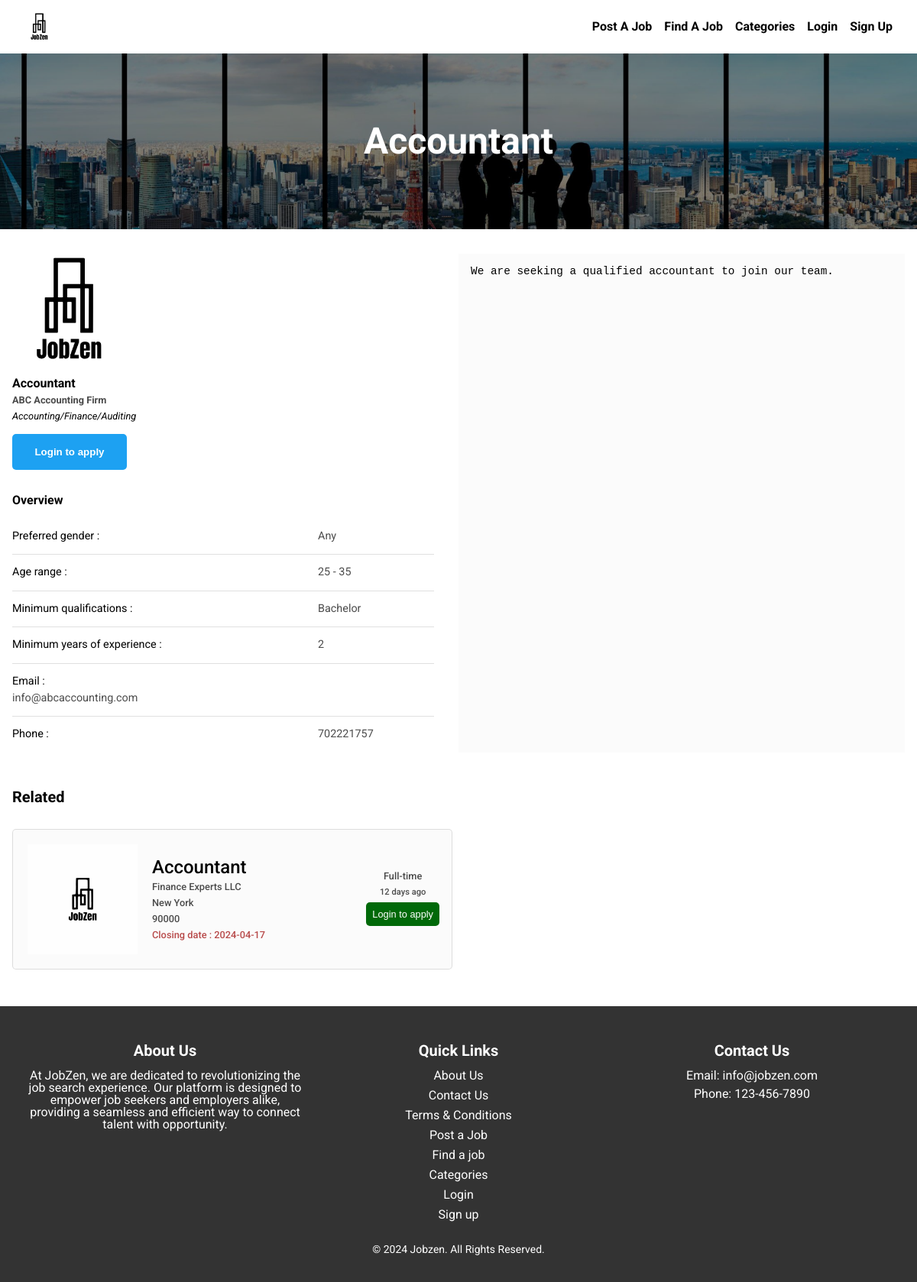
/view-job-listing.php?id=4, run on the app's committed database.
### tables this page shows
CREATE TABLE `job` (
  `id` int(11) NOT NULL,
  `title` varchar(255) NOT NULL,
  `company` varchar(255) NOT NULL,
  `company_url` varchar(255) NOT NULL,
  `location` varchar(255) NOT NULL,
  `category` varchar(255) NOT NULL,
  `job_type` varchar(255) NOT NULL,
  `contact_number` varchar(255) NOT NULL,
  `contact_email` varchar(255) NOT NULL,
  `monthly_pay` double DEFAULT NULL,
  `preferred_gender` varchar(255) DEFAULT 'Any',
  `minimum_qualification_level` varchar(255) DEFAULT 'No minimum qualification required',
  `maximum_age` int(11) DEFAULT NULL,
  `minimum_age` int(11) DEFAULT NULL,
  `minimum_years_experience` int(11) DEFAULT NULL,
  `banner_image` varchar(255) DEFAULT NULL,
  `description` text NOT NULL,
  `posted_by` int(11) NOT NULL,
  `created_at` varchar(255) NOT NULL,
  `closing_date` varchar(255) DEFAULT NULL,
  `closing_time` varchar(255) DEFAULT NULL
);

### view-job-listing.php (the view)
<?php
include_once('./partials/header.php');
include_once('./controllers/conn.php');
if (isset($_GET['id'])) {
    $jobId = $_GET['id'];
    $query = "SELECT * FROM job WHERE id = $jobId";
    $result = $conn->query($query);
    if ($result && $result->num_rows > 0) {
        $job = $result->fetch_assoc();
?>
        <div class="hero small">
            <div class="darken"></div>
            <h1>
                <?php echo $job['title']; ?>
            </h1>
        </div>
        <main>
            <div class="view-job-listing-wrapper">
                <div class="top-section">
                    <div class="details">
                        <img src="./images/4W1Vqj-LogoMakr.png" alt="" srcset="">
                        <h1><?php echo $job['title']; ?></h1>
                        <h2><?php echo $job['company']; ?></h2>
                        <span><?php echo $job['category']; ?></span>
                        <?php
                        if (isset($_SESSION['uid'])) {
                            $userId = $_SESSION['uid'];
                            $i = $job['id'];
                            $checkQuery = "SELECT * FROM job_applications WHERE user_id = $userId AND job_id = $i";
                            $checkResult = $conn->query($checkQuery);
                            if ($checkResult && $checkResult->num_rows > 0) {
                                echo '<span class="already-applied">Already applied</span>';
                            } else {
                                echo '<button data-jobid="job_' . $job['id'] . '" onclick="openApplyModal(' . $job['id'] . ')">Apply</button>';
                            }
                        } else {
                            echo '<button onclick="window.location.href=\'login.php\'" class="login-to-apply">Login to apply</button >';
                        }
                        ?>
                    </div>
                    <div class="overview">
                        <h1>Overview</h1>
                        <div class="row">
                            <div>Preferred gender :</div>
                            <span><?php echo $job['preferred_gender']; ?></span>
                        </div>
                        <div class="row">
                            <div>Age range :</div>
                            <span>
                                <?php echo ($job['minimum_age'] ? $job['minimum_age'] : 'null') . ' - ' . ($job['maximum_age'] ? $job['maximum_age'] : 'null'); ?>
                            </span>
                        </div>
                        <div class="row">
                            <div>Minimum qualifications :</div>
                            <span><?php echo $job['minimum_qualification_level']; ?></span>
                        </div>
                        <div class="row">
                            <div>Minimum years of experience :</div>
                            <span><?php echo $job['minimum_years_experience']; ?></span>
                        </div>
                        <div class="row">
                            <div>Email :</div>
                            <span><?php echo $job['contact_email']; ?></span>
                        </div>
                        <div class="row">
                            <div>Phone :</div>
                            <span><?php echo $job['contact_number']; ?></span>
                        </div>
                    </div>
                </div>
                <div class="bottom-section">
                    <pre><?php echo $job['description']; ?></pre>
                </div>
            </div>
            <div class="job-display-wrapper">
                <h1>
                    Related
                </h1>
                <div class="job-display-container">
                    <?php
                    echo fetchRelatedJobs($job['category'], $job['id']);
                    ?>
                </div>
            </div>
        </main>
<?php
    } else {
        echo "Job not found";
    }
} else {
    header("Location: index.php");
}
include_once('./partials/footer.php');
?>

### controllers/functions.php (shortened to what this page needs)
<?php
function fetchRelatedJobs($category, $id)
{
    global $conn;
    $currentDate = date("Y-m-d");
    $page = isset($_GET['page']) ? $_GET['page'] : 1;
    $perPage = 6;
    $startFrom = ($page - 1) * $perPage;
    $whereClause = "WHERE closing_date >= '$currentDate'";
    if ($category) {
        $whereClause .= " AND category = '$category'";
    }
    $query = "SELECT * FROM job $whereClause ORDER BY created_at DESC LIMIT $startFrom, $perPage";
    $result = $conn->query($query);
    $output = '';
    if ($result->num_rows > 0) {
        while ($row = $result->fetch_assoc()) {
            if ($row["id"] == $id) {
                continue;
            }
            $created_at = $row["created_at"];
            $now = time();
            $timeAgo = '';
            $interval = $now - $created_at;
            $days = floor($interval / (60 * 60 * 24));
            $hours = floor(($interval % (60 * 60 * 24)) / (60 * 60));
            $minutes = floor(($interval % (60 * 60)) / 60);
            if ($days > 0) {
                $timeAgo = $days . ' days ago';
            } elseif ($hours > 0) {
                $timeAgo = $hours . ' hours ago';
            } elseif ($minutes > 0) {
                $timeAgo = $minutes . ' minutes ago';
            } else {
                $timeAgo = 'Just now';
            }
            $output .= '<article onclick="window.location.href =\'./view-job-listing.php?id=' . urlencode($row['id']) . '\'">
            <div class="col col-1">
            <img src="./jobBanners/' . ($row["banner_image"] ? $row["banner_image"] : 'placeholder.png') . '" alt="">
            </div>
            <div class="col col-2">
                <h1>' . $row["title"] . '</h1>
                <h2>' . $row["company"] . '</h2>
                <h2>' . $row["location"] . '</h2>
                <h2>' . $row["monthly_pay"] . '</h2>
                <h3>Closing date : ' . $row["closing_date"] . '</h3>
            </div>
            <div class="col col-3">
                <h2>' . $row["job_type"] . '</h2>
                <h3>' . $timeAgo . '</h3>
                ';
            if (isset($_SESSION['uid'])) {
                $userId = $_SESSION['uid'];
                $i = $row["id"];
                $checkQuery = "SELECT * FROM job_applications WHERE user_id = $userId AND job_id = $i";
                $checkResult = $conn->query($checkQuery);
                if ($checkResult && $checkResult->num_rows > 0) {
                    $output .= '<span class="already-applied">Already applied</span>';
                } else {
                    $output .= '
                        <button data-jobid="job_' . $row["id"] . '" onclick="openApplyModal(' . $row["id"] . ')">Apply</button>';
                }
            } else {
                $output .= '<button onclick="window.location.href=\'login.php\'" class="login-to-apply">Login to apply</button >';
            }
            $output .= '</div>
        </article>';
        }
    } else {
        $output = "No jobs found";
    }
    return $output;
}

### data on the page
job: title "Accountant", company "ABC Accounting Firm", category "Accounting/Finance/Auditing", preferred_gender "Any", minimum_age "25", maximum_age "35", minimum_qualification_level "Bachelor", minimum_years_experience "2", contact_email "info@abcaccounting.com", contact_number "702221757", description "We are seeking a qualified accountant to join our team."
job: title "Accountant", company "Finance Experts LLC", location "New York", monthly_pay "90000", closing_date "2024-04-17", job_type "Full-time", created_at "12 days ago"
